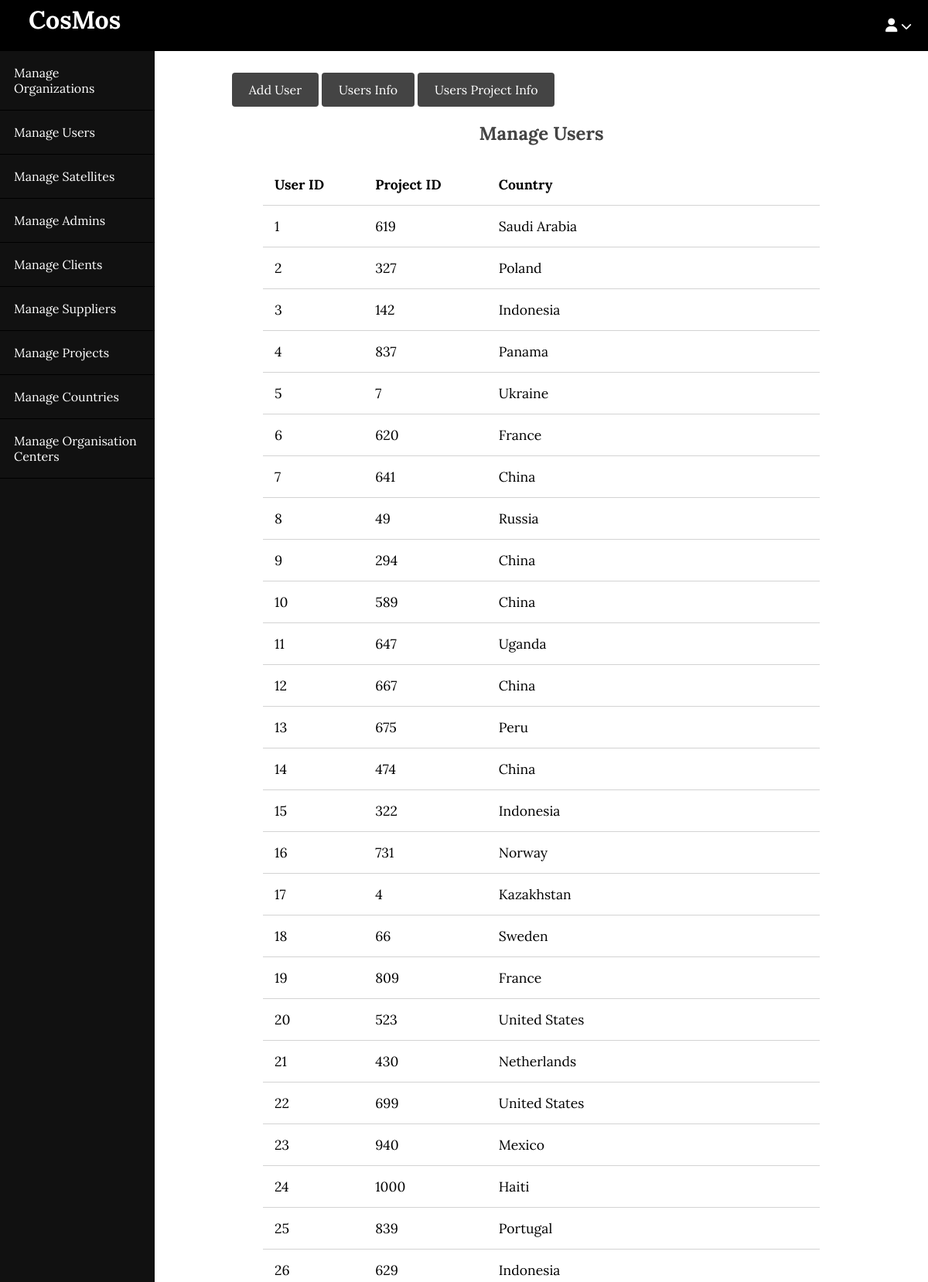
The app's page /blog/admin/users/view.php (upper part) with its own data.
### tables this page shows
CREATE TABLE `user_normalised___user_projects` (
  `User_ID` int(4) DEFAULT NULL,
  `Project_ID` int(4) DEFAULT NULL,
  `Country` varchar(33) DEFAULT NULL
);

### blog/app/database/db.php (called while the page is built, shortened)
<?php
require('connect.php');
function selectAll($table, $conditions = [])
{
    global $conn;
    $sql = "SELECT * FROM $table";
    if (empty($conditions)) {
        $stmt = $conn->prepare($sql);
        $stmt->execute();
        $records = $stmt->get_result()->fetch_all(MYSQLI_ASSOC);
        return $records;
    }
}

### blog/app/controllers/users.php (called while the page is built, shortened)
<?php
include(ROOT_PATH . "/app/database/db.php");
$users_project_info = selectAll('user_normalised___user_projects');

### blog/admin/users/view.php (the view, shortened to what this page needs)
<?php include(ROOT_PATH . "/app/controllers/users.php");
?>
<!DOCTYPE html>
<html lang="en">
<head>
    <link rel="stylesheet" href="../../assets/css/style.css">
    <link rel="stylesheet" href="../../assets/css/admin.css">
</head>
<body>
    <?php include(ROOT_PATH . "/app/includes/adminHeader.php"); ?>
    <div class="admin-wrapper">
        <?php include(ROOT_PATH . "/app/includes/adminSidebar.php"); ?>
        <div class="admin-content">
            <div class="button-group">
                <a href="create.php" class="btn btn-big">Add User</a>
                <a href="index.php" class="btn btn-big">Users Info</a>
                <a href="view.php" class="btn btn-big">Users Project Info</a>
            </div>
            <div class="content">
                <h2 class="page-title">Manage Users</h2>
                <table>
                    <thead>
                        <th>User ID</th>
                        <th>Project ID</th>
                        <th>Country</th>
                    </thead>
                    <tbody>
                        <?php foreach($users_project_info as $key => $user): ?>
                            <tr>
                                <td><?php echo $user['User_ID'] ?></td>
                                <td><?php echo $user['Project_ID'] ?></td>
                                <td><?php echo $user['Country'] ?></td>
                            </tr>
                        <?php endforeach; ?>
                    </tbody>
                </table>
            </div>
        </div>
    </div>
</body>
</html>

### blog/assets/css/style.css (style rules this page uses)
* { box-sizing: border-box; }
html, body { height: 100%; padding: 0px; margin: 0px; background: white; font-family:'Lora', serif; }
h1, h2, h3, h4, h5, h6 { color: #444; margin: 5px; }
a { text-decoration: none; color: inherit; }
.btn { padding: .5rem 1rem; background: #444444; color: white; border: 1px solid transparent; border-radius: 0.25rem; }
.btn-big { padding: .7rem 1.3rem; line-height: 1.3rem; }
.content { width: 90%; margin: 30px auto 30px; }

### blog/assets/css/admin.css (style rules this page uses)
.admin-wrapper { display: flex; height: calc(100% - 66px); }
.admin-wrapper .admin-content { flex: 8; height: 100%; padding: 40px 100px 100px; overflow-y: scroll; }
.admin-content .page-title { text-align: center; margin-bottom: 1.5rem; }
table { width: 100%; border-collapse: collapse; font-size: 1.1rem; }
th,td { padding: 15px; text-align: left; border-bottom: 1px solid #d3d3d3; }

### records on screen
user_normalised___user_projects: User_ID "1", Project_ID "619", Country "Saudi Arabia"
user_normalised___user_projects: User_ID "2", Project_ID "327", Country "Poland"
user_normalised___user_projects: User_ID "3", Project_ID "142", Country "Indonesia"
user_normalised___user_projects: User_ID "4", Project_ID "837", Country "Panama"
user_normalised___user_projects: User_ID "5", Project_ID "7", Country "Ukraine"
user_normalised___user_projects: User_ID "6", Project_ID "620", Country "France"
user_normalised___user_projects: User_ID "7", Project_ID "641", Country "China"
user_normalised___user_projects: User_ID "8", Project_ID "49", Country "Russia"
user_normalised___user_projects: User_ID "9", Project_ID "294", Country "China"
user_normalised___user_projects: User_ID "10", Project_ID "589", Country "China"
user_normalised___user_projects: User_ID "11", Project_ID "647", Country "Uganda"
user_normalised___user_projects: User_ID "12", Project_ID "667", Country "China"
user_normalised___user_projects: User_ID "13", Project_ID "675", Country "Peru"
user_normalised___user_projects: User_ID "14", Project_ID "474", Country "China"
user_normalised___user_projects: User_ID "15", Project_ID "322", Country "Indonesia"
user_normalised___user_projects: User_ID "16", Project_ID "731", Country "Norway"
user_normalised___user_projects: User_ID "17", Project_ID "4", Country "Kazakhstan"
user_normalised___user_projects: User_ID "18", Project_ID "66", Country "Sweden"
user_normalised___user_projects: User_ID "19", Project_ID "809", Country "France"
user_normalised___user_projects: User_ID "20", Project_ID "523", Country "United States"
user_normalised___user_projects: User_ID "21", Project_ID "430", Country "Netherlands"
user_normalised___user_projects: User_ID "22", Project_ID "699", Country "United States"
user_normalised___user_projects: User_ID "23", Project_ID "940", Country "Mexico"
user_normalised___user_projects: User_ID "24", Project_ID "1000", Country "Haiti"
user_normalised___user_projects: User_ID "25", Project_ID "839", Country "Portugal"
user_normalised___user_projects: User_ID "26", Project_ID "629", Country "Indonesia"
